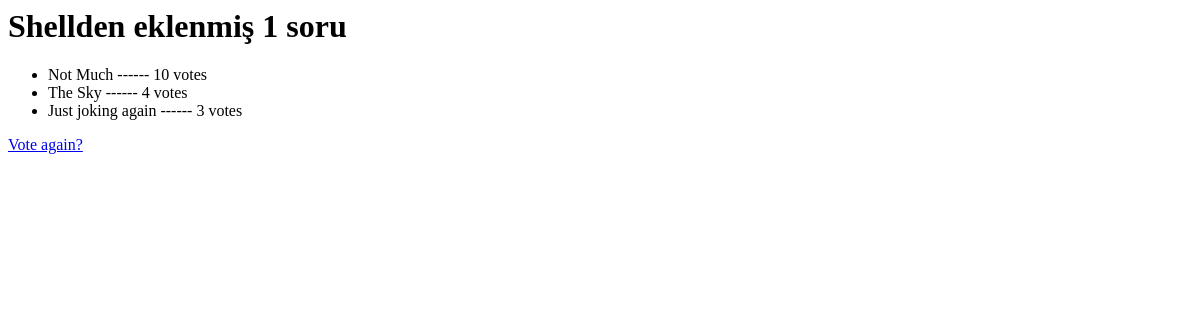
The page /polls/1/results on the database as committed earlier.
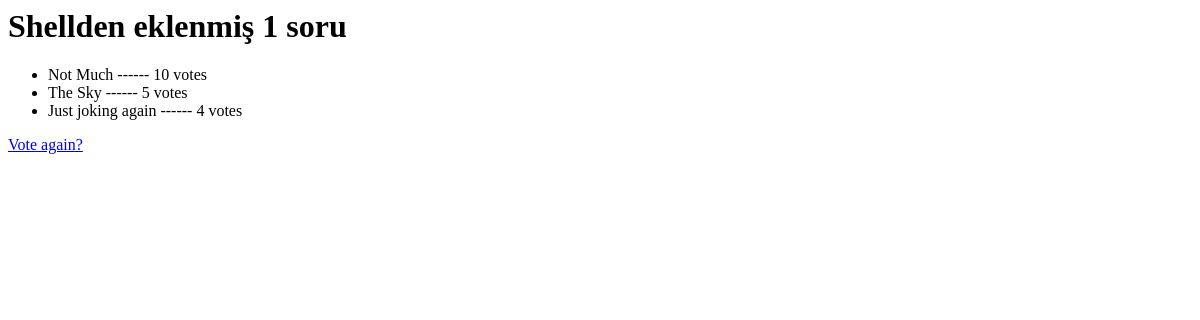
The same page on the database as committed later.
### polls/models.py (models this page shows, shortened)
class Question(models.Model):
    question_text = models.CharField(max_length=200)
    pub_date = models.DateTimeField('date published')

class Choice(models.Model):
    question = models.ForeignKey(Question, on_delete=models.CASCADE)
    choice_text = models.CharField(max_length=200)
    votes = models.IntegerField(default=0)

### polls/views.py (the view)
# urls.py: path('<int:pk>/results',views.ResultsView.as_view(),name='results'),
class ResultsView(generic.DetailView):
    model = Question
    template_name ='polls/results.html'

### polls/templates/polls/results.html
<h1> {{ question.question_text }}</h1>
<ul>
    {% for choice in question.choice_set.all %}
        <li> {{ choice.choice_text }} ------ {{ choice.votes }} vote{{ choice.votes|pluralize}} </li>
    {% endfor %}
</ul>
<a href="{% url 'polls:detail' question.id %}"> Vote again?</a>

Rows that differ between the two databases and show on the page:
changed Choice "The Sky": votes "4" → "5"
changed Choice "Just joking again": votes "3" → "4"
